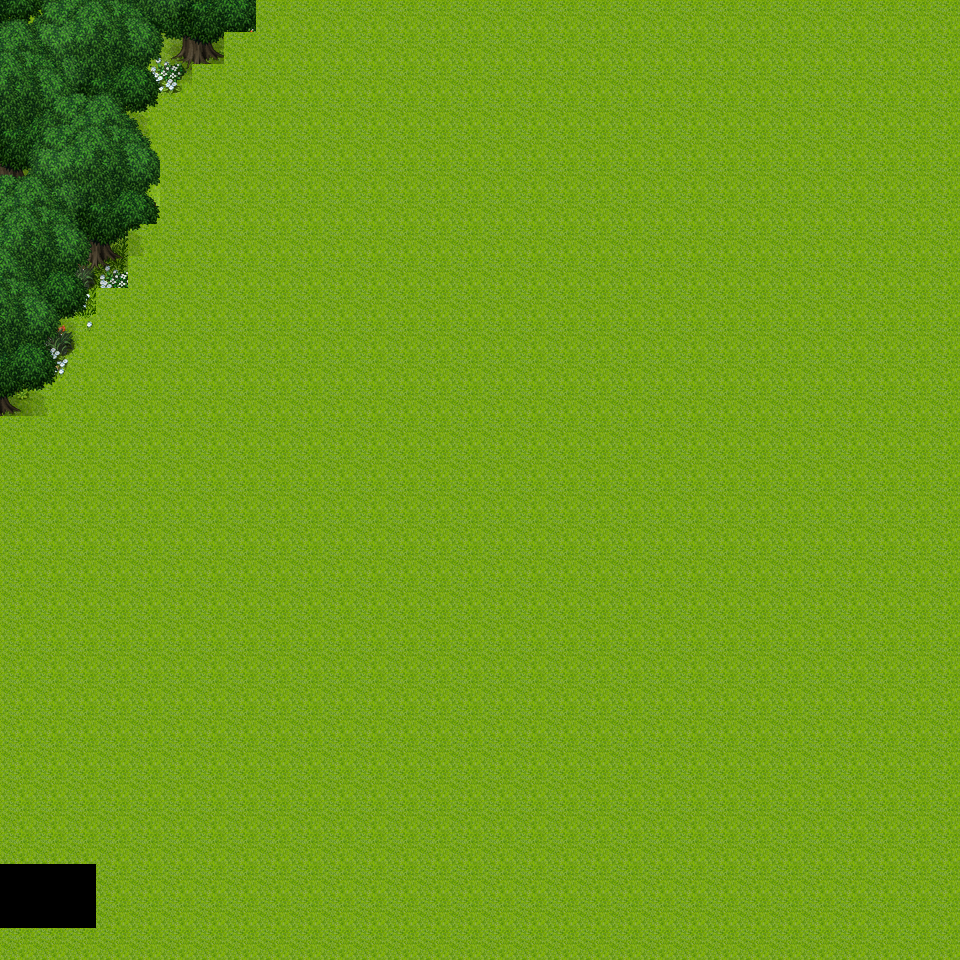

A 2D game scene composited from a Tiled map and its tileset images. What follows is a short description and the map's XML, with each tile layer's data collapsed to a summary:
An orthogonal 30x30 tile map with 32x32 px tiles, 1 tile layer (Camada de Tiles 1).

<map version="1.0" orientation="orthogonal" renderorder="right-down" width="30" height="30" tilewidth="32" tileheight="32" nextobjectid="1">
 <tileset firstgid="257" name="ftgp" tilewidth="32" tileheight="32">
  <image source="ftgp.png" width="1440" height="864" />
 </tileset>
 <layer name="Camada de Tiles 1" width="30" height="30">
  <data>[900 cells, 900 non-empty, 62 distinct tile ids]</data>
 </layer>
</map>
